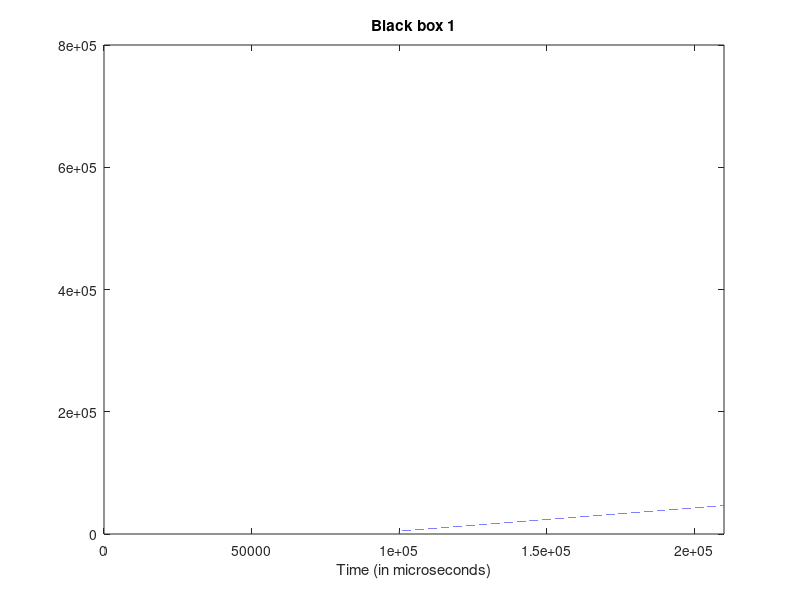
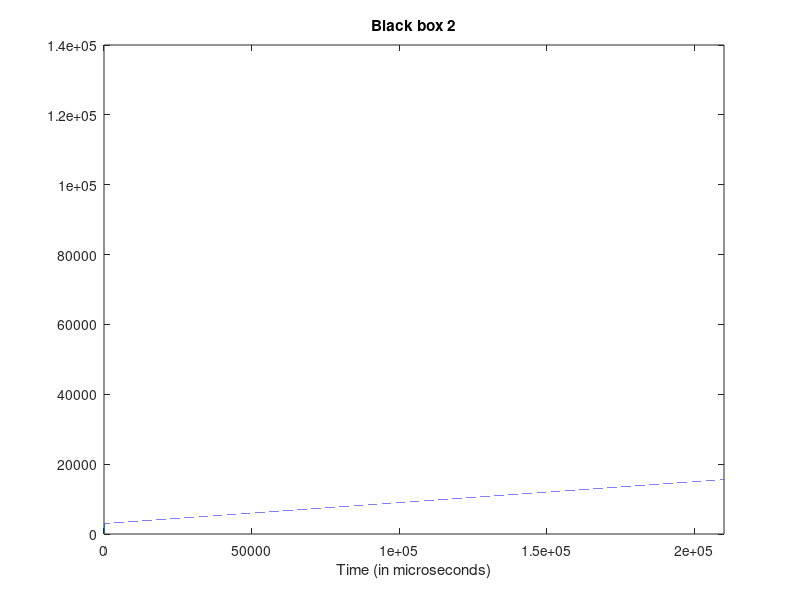
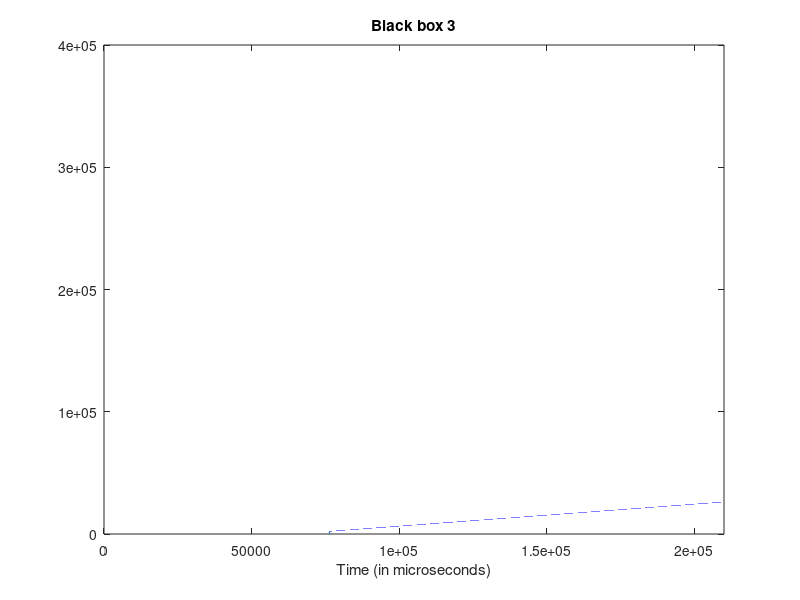

Write MATLAB code to recreate these figures, in order.

clc; clear all;

figure(1);

t=0:2.1e6;
y=4752+0.38*(t-100000);

for i=1:length(y)
    if y(i)<4752
        y(i)=0;
    end
end

plot(t,y);
title('Black box 1');
xlabel('Time (in microseconds)');
ylabel('');

%ylim([0,100000]);
xlim([0,2.1e5]);
set(1,'OuterPosition',[1 1 1060 664]);
saveas(1,'black_box_1','png');


figure(2);

t=0:2.1e6;
y=3000+0.06*(t-150);

for i=1:length(y)
    if y(i)<3000
        y(i)=0;
    end
end

plot(t,y);
title('Black box 2');
xlabel('Time (in microseconds)');
ylabel('');

%ylim([0,2e6]);
xlim([0,2.1e5]);
set(2,'OuterPosition',[1 1 1060 664]);
saveas(2,'black_box_2','png');



figure(3);

t=0:2.1e6;
y=2176+0.18*(t-76365);

for i=1:length(y)
    if y(i)<2176
        y(i)=0;
    end
end

plot(t,y);
title('Black box 3');
xlabel('Time (in microseconds)');
ylabel('');

xlim([0,2.1e5]);
set(3,'OuterPosition',[1 1 1060 664]);
saveas(3,'black_box_3','png');



